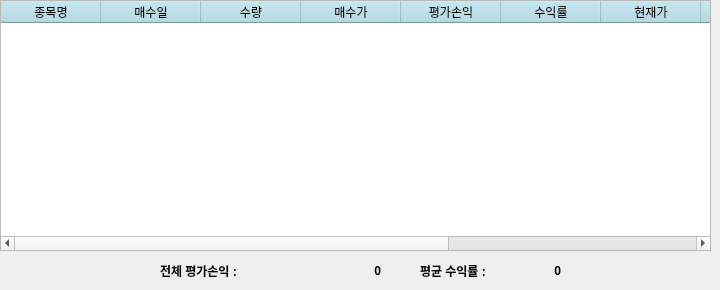
    <widget class="QWidget" name="market_sim_remain">
     <attribute name="title">
      <string>잔고</string>
     </attribute>
     <widget class="QTableWidget" name="stockRemainTable">
      <property name="geometry">
       <rect>
        <x>0</x>
        <y>0</y>
        <width>711</width>
        <height>251</height>
       </rect>
      </property>
      <property name="styleSheet">
       <string notr="true">QHeaderView::section
{
background-color:lightblue;
}</string>
      </property>
      <property name="selectionMode">
       <enum>QAbstractItemView::SingleSelection</enum>
      </property>
      <property name="selectionBehavior">
       <enum>QAbstractItemView::SelectRows</enum>
      </property>
      <attribute name="verticalHeaderVisible">
       <bool>false</bool>
      </attribute>
      <column>
       <property name="text">
        <string>종목명</string>
       </property>
      </column>
      <column>
       <property name="text">
        <string>매수일</string>
       </property>
      </column>
      <column>
       <property name="text">
        <string>수량</string>
       </property>
      </column>
      <column>
       <property name="text">
        <string>매수가</string>
       </property>
      </column>
      <column>
       <property name="text">
        <string>평가손익</string>
       </property>
      </column>
      <column>
       <property name="text">
        <string>수익률</string>
       </property>
      </column>
      <column>
       <property name="text">
        <string>현재가</string>
       </property>
      </column>
      <column>
       <property name="text">
        <string>매수금액</string>
       </property>
      </column>
      <column>
       <property name="text">
        <string>평가금액</string>
       </property>
      </column>
      <column>
       <property name="text">
        <string>수수료</string>
       </property>
      </column>
      <column>
       <property name="text">
        <string>세금</string>
       </property>
      </column>
     </widget>
     <widget class="QLabel" name="label_18">
      <property name="geometry">
       <rect>
        <x>160</x>
        <y>260</y>
        <width>91</width>
        <height>21</height>
       </rect>
      </property>
      <property name="font">
       <font>
        <family>Arial</family>
        <pointsize>9</pointsize>
        <weight>75</weight>
        <bold>true</bold>
       </font>
      </property>
      <property name="text">
       <string>전체 평가손익 :</string>
      </property>
     </widget>
     <widget class="QLabel" name="remain_profitLabel">
      <property name="geometry">
       <rect>
        <x>250</x>
        <y>260</y>
        <width>131</width>
        <height>21</height>
       </rect>
      </property>
      <property name="font">
       <font>
        <family>Arial</family>
        <pointsize>9</pointsize>
        <weight>75</weight>
        <bold>true</bold>
       </font>
      </property>
      <property name="text">
       <string>0</string>
      </property>
      <property name="alignment">
       <set>Qt::AlignRight|Qt::AlignTrailing|Qt::AlignVCenter</set>
      </property>
     </widget>
     <widget class="QLabel" name="label_20">
      <property name="geometry">
       <rect>
        <x>420</x>
        <y>260</y>
        <width>91</width>
        <height>21</height>
       </rect>
      </property>
      <property name="font">
       <font>
        <family>Arial</family>
        <pointsize>9</pointsize>
        <weight>75</weight>
        <bold>true</bold>
       </font>
      </property>
      <property name="text">
       <string>평균 수익률 :</string>
      </property>
     </widget>
     <widget class="QLabel" name="remain_rateLabel">
      <property name="geometry">
       <rect>
        <x>510</x>
        <y>260</y>
        <width>51</width>
        <height>21</height>
       </rect>
      </property>
      <property name="font">
       <font>
        <family>Arial</family>
        <pointsize>9</pointsize>
        <weight>75</weight>
        <bold>true</bold>
       </font>
      </property>
      <property name="text">
       <string>0</string>
      </property>
      <property name="alignment">
       <set>Qt::AlignRight|Qt::AlignTrailing|Qt::AlignVCenter</set>
      </property>
     </widget>
    </widget>
